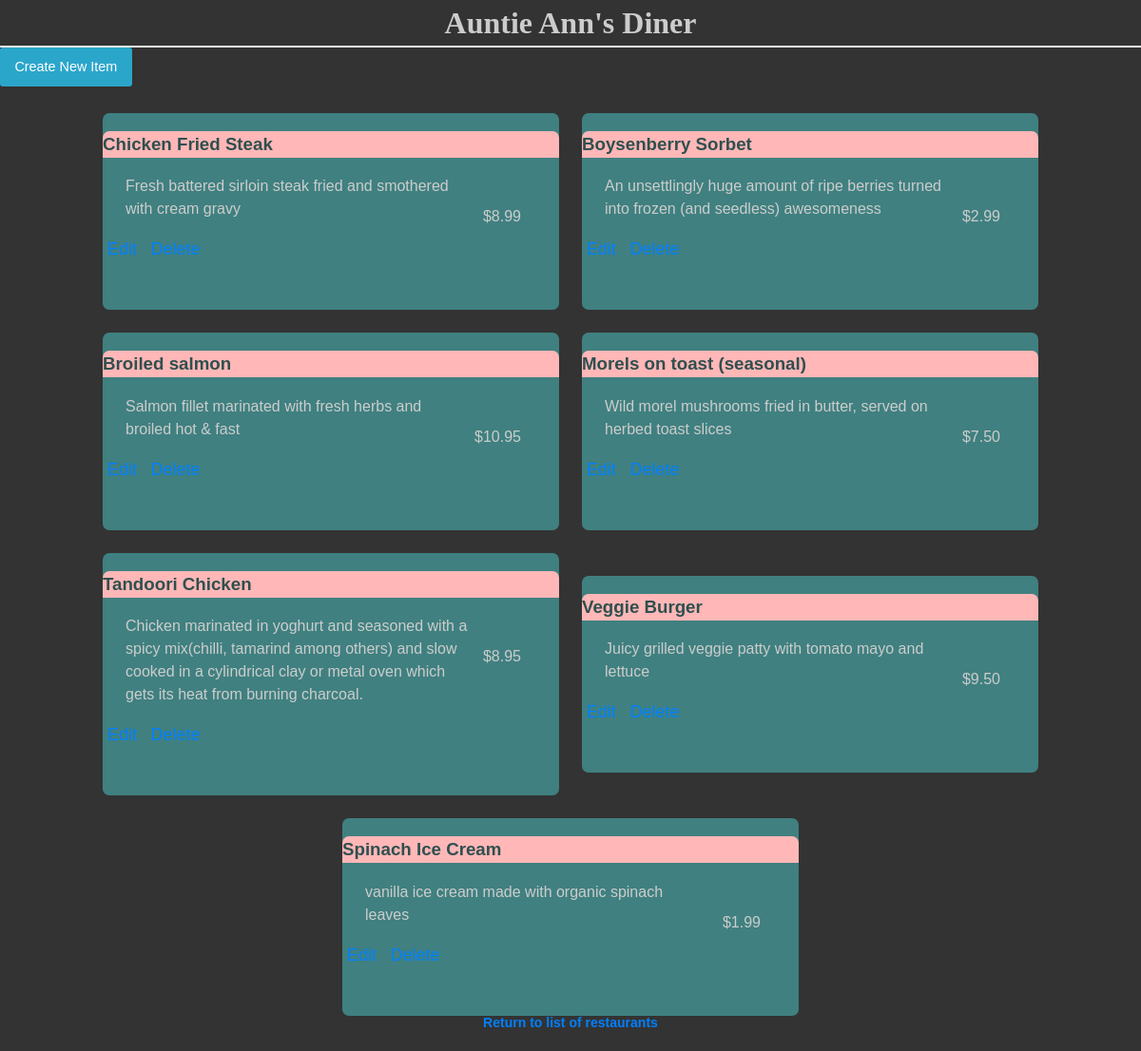
Screenshot of /restaurants/7/menu with the database file from the repository.
### database_setup.py (models this page shows, shortened)
class Restaurant(Base):
    __tablename__ = 'restaurant'
    id = Column(Integer, primary_key=True)
    name = Column(String(250), nullable=False)

class MenuItem(Base):
    __tablename__ = 'menu_item'
    name = Column(String(80), nullable=False)
    id = Column(Integer, primary_key=True)
    description = Column(String(250))
    price = Column(String(8))
    course = Column(String(250))
    restaurant_id = Column(Integer, ForeignKey('restaurant.id'))
    restaurant = relationship(Restaurant)

### restaurantsProject.py (the view)
@app.route('/restaurants/<int:restaurant_id>/menu')
def restaurantMenu(restaurant_id):
    restaurant = session.query(Restaurant).filter_by(id=restaurant_id).one()
    items = session.query(MenuItem).filter_by(restaurant_id=restaurant_id)
    return render_template(
        'menu.html', restaurant=restaurant, items=items, restaurant_id=restaurant_id)

### templates/menu.html (shortened to what this page needs)
<html>
<head>
    <link rel=stylesheet type=text/css href="{{ url_for('static', filename='styles.css') }}">
</head>
<body>
    <div >
        <div class='header'>
            <h1>{{ restaurant.name }}</h1>
        </div>
        <a href="{{url_for('newMenuItem', restaurant_id = restaurant.id) }}" class="button">Create New Item</a>
        <div class='cards'>
        {% for i in items %}
            <section class="card">
                <header>
                    <h3>{{i.name}}</h3>
                </header>
                <ul>
                    <li>
                        <span class='price'>
                            <p>{{i.price}} </p>
                        </span>
                    </li>
                    <li>
                            <p>{{i.description}}</p>
                    </li>
                </ul>
                <button>
                    <a href="{{url_for('editMenuItem',restaurant_id = restaurant.id, menu_id=i.id)}}" >Edit</a>
                </button>
                <button>
                    <a href="{{url_for('deleteMenuItem', restaurant_id = restaurant.id, menu_id=i.id)}}" >Delete</a>
                </button>
            </section>
        {% endfor %}
        </div>
    </div>
    <div class="footer">
        <h3>
            <a href="{{url_for('restaurantsIndex')}}"> Return to list of restaurants </a>
        </h3>
    </div>
</body>
</html>

### static/styles.css (style rules this page uses)
html { font-family: sans-serif; line-height: 1.15; -ms-text-size-adjust: 100%; -webkit-text-size-adjust: 100%; }
body { margin: 0; padding: 0; background: #fefefe; font-family: "Helvetica Neue", Helvetica, Roboto, Arial, sans-serif; font-weight: normal; line-height: 1.5; color: #0a0a0a; -webkit-font-smoothing: antialiased; -moz-osx-font-smoothing: grayscale; font-family: sans-serif; background-color: #333333; color: #cccccc; padding-bottom: 25px; }
a { background-color: transparent; -webkit-text-decoration-skip: objects; }
button, input, optgroup, select, textarea { font-family: sans-serif; font-size: 100%; line-height: 1.15; margin: 0; }
button, select { text-transform: none; }
button, html [type="button"], [type="reset"], [type="submit"] { -webkit-appearance: button; }
button { padding: 0; -webkit-appearance: none; -moz-appearance: none; appearance: none; border: 0; border-radius: 3px; background: transparent; line-height: 1; cursor: auto; }
button, input, optgroup, select, textarea { font-family: inherit; }
.button { display: inline-block; vertical-align: middle; margin: 0 0 1rem 0; font-family: inherit; padding: 0.85em 1em; -webkit-appearance: none; border: 1px solid transparent; border-radius: 3px; transition: background-color 0.25s ease-out, color 0.25s ease-out; font-size: 0.9rem; line-height: 1; text-align: center; cursor: pointer; background-color: #2ba6cb; color: #fefefe; }
h1, h2 { font-family: 'Georgia', serif; margin: 0; }
h1 { border-bottom: 2px solid #eee; }
p { color: #CCCCCC; }
a { text-decoration: none; color: #0080ff; font-size: .75em; }
.header { left: 25%; text-align: center; }
.price { text-align: right; float: right; padding: 1rem; }
.footer { display: inline-block; position: fixed; left: 0; bottom: 0; width: 100%; color: white; text-align: center; }
.cards { display: flex; flex-wrap: wrap; justify-content: center; align-items: center; }
.card { flex: 0 0 40%; }
* { box-sizing: border-box; }
body { margin: 0 }
.cards { min-height: 100vh; }
.card { margin: 12px; background: #408080; border-radius: 7px; padding: 0 0 50px 0 }
.card>header { background: #ffb7b7; height: 5%; border-radius: 7px 7px 0 0; color: darkslategray }
.card>ul { list-style: none; padding: 0; }
.card>ul li { width: 90%; margin: 10px auto; }
.card button { font-size: 24; margin: 5px; }

### rows the page displays
Restaurant: name "Auntie Ann's Diner"
MenuItem: name "Chicken Fried Steak", price "$8.99", description "Fresh battered sirloin steak fried and smothered with cream gravy"
MenuItem: name "Boysenberry Sorbet", price "$2.99", description "An unsettlingly huge amount of ripe berries turned into frozen (and seedless) awesomeness"
MenuItem: name "Broiled salmon", price "$10.95", description "Salmon fillet marinated with fresh herbs and broiled hot & fast"
MenuItem: name "Morels on toast (seasonal)", price "$7.50", description "Wild morel mushrooms fried in butter, served on herbed toast slices"
MenuItem: name "Tandoori Chicken", price "$8.95", description "Chicken marinated in yoghurt and seasoned with a spicy mix(chilli, tamarind among others) and slow cooked in a cylindrical clay or metal oven which gets its heat from burning charcoal."
MenuItem: name "Veggie Burger", price "$9.50", description "Juicy grilled veggie patty with tomato mayo and lettuce"
MenuItem: name "Spinach Ice Cream", price "$1.99", description "vanilla ice cream made with organic spinach leaves"
